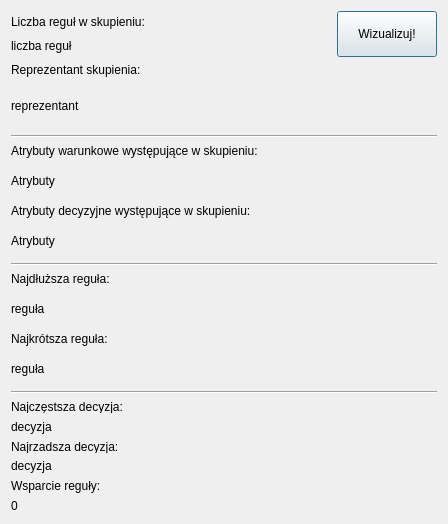
<?xml version="1.0" encoding="UTF-8"?>
<ui version="4.0">
 <class>clusterInfo_RSESRules</class>
 <widget class="QDialog" name="clusterInfo_RSESRules">
  <property name="geometry">
   <rect>
    <x>0</x>
    <y>0</y>
    <width>448</width>
    <height>524</height>
   </rect>
  </property>
  <property name="sizePolicy">
   <sizepolicy hsizetype="Preferred" vsizetype="Preferred">
    <horstretch>0</horstretch>
    <verstretch>0</verstretch>
   </sizepolicy>
  </property>
  <property name="minimumSize">
   <size>
    <width>293</width>
    <height>524</height>
   </size>
  </property>
  <property name="maximumSize">
   <size>
    <width>1000</width>
    <height>1000</height>
   </size>
  </property>
  <property name="windowTitle">
   <string>Dialog</string>
  </property>
  <layout class="QVBoxLayout" name="verticalLayout_5">
   <item>
    <layout class="QHBoxLayout" name="horizontalLayout">
     <item>
      <layout class="QVBoxLayout" name="verticalLayout">
       <item>
        <widget class="QLabel" name="labelRulesNumber">
         <property name="sizePolicy">
          <sizepolicy hsizetype="Preferred" vsizetype="Fixed">
           <horstretch>0</horstretch>
           <verstretch>0</verstretch>
          </sizepolicy>
         </property>
         <property name="text">
          <string>Liczba reguł w skupieniu:</string>
         </property>
        </widget>
       </item>
       <item>
        <widget class="QLabel" name="labelRulesNumberValue">
         <property name="sizePolicy">
          <sizepolicy hsizetype="Preferred" vsizetype="Fixed">
           <horstretch>0</horstretch>
           <verstretch>0</verstretch>
          </sizepolicy>
         </property>
         <property name="text">
          <string>liczba reguł</string>
         </property>
        </widget>
       </item>
      </layout>
     </item>
     <item>
      <spacer name="horizontalSpacer">
       <property name="orientation">
        <enum>Qt::Horizontal</enum>
       </property>
       <property name="sizeHint" stdset="0">
        <size>
         <width>40</width>
         <height>20</height>
        </size>
       </property>
      </spacer>
     </item>
     <item>
      <widget class="QPushButton" name="pushButtonVisualize">
       <property name="sizePolicy">
        <sizepolicy hsizetype="Fixed" vsizetype="Fixed">
         <horstretch>0</horstretch>
         <verstretch>0</verstretch>
        </sizepolicy>
       </property>
       <property name="minimumSize">
        <size>
         <width>100</width>
         <height>46</height>
        </size>
       </property>
       <property name="text">
        <string>Wizualizuj!</string>
       </property>
      </widget>
     </item>
    </layout>
   </item>
   <item>
    <widget class="QLabel" name="labelGroupRepresentative">
     <property name="sizePolicy">
      <sizepolicy hsizetype="Preferred" vsizetype="Fixed">
       <horstretch>0</horstretch>
       <verstretch>0</verstretch>
      </sizepolicy>
     </property>
     <property name="text">
      <string>Reprezentant skupienia:</string>
     </property>
    </widget>
   </item>
   <item>
    <widget class="QLabel" name="labelGroupRepresentativeValue">
     <property name="sizePolicy">
      <sizepolicy hsizetype="Preferred" vsizetype="Preferred">
       <horstretch>0</horstretch>
       <verstretch>0</verstretch>
      </sizepolicy>
     </property>
     <property name="minimumSize">
      <size>
       <width>275</width>
       <height>46</height>
      </size>
     </property>
     <property name="maximumSize">
      <size>
       <width>1000</width>
       <height>10000</height>
      </size>
     </property>
     <property name="text">
      <string>reprezentant</string>
     </property>
     <property name="wordWrap">
      <bool>true</bool>
     </property>
    </widget>
   </item>
   <item>
    <widget class="Line" name="line_3">
     <property name="orientation">
      <enum>Qt::Horizontal</enum>
     </property>
    </widget>
   </item>
   <item>
    <widget class="QLabel" name="labelConditionAttributes">
     <property name="sizePolicy">
      <sizepolicy hsizetype="Fixed" vsizetype="Fixed">
       <horstretch>0</horstretch>
       <verstretch>0</verstretch>
      </sizepolicy>
     </property>
     <property name="text">
      <string>Atrybuty warunkowe występujące w skupieniu:</string>
     </property>
    </widget>
   </item>
   <item>
    <widget class="QLabel" name="labelConditionAttributesValue">
     <property name="minimumSize">
      <size>
       <width>0</width>
       <height>26</height>
      </size>
     </property>
     <property name="maximumSize">
      <size>
       <width>16777215</width>
       <height>100</height>
      </size>
     </property>
     <property name="text">
      <string>Atrybuty</string>
     </property>
     <property name="wordWrap">
      <bool>true</bool>
     </property>
    </widget>
   </item>
   <item>
    <widget class="QLabel" name="labelDecisionAttribute">
     <property name="sizePolicy">
      <sizepolicy hsizetype="Fixed" vsizetype="Fixed">
       <horstretch>0</horstretch>
       <verstretch>0</verstretch>
      </sizepolicy>
     </property>
     <property name="text">
      <string>Atrybuty decyzyjne występujące w skupieniu:</string>
     </property>
    </widget>
   </item>
   <item>
    <widget class="QLabel" name="labelDecisionAttributesValue">
     <property name="maximumSize">
      <size>
       <width>16777215</width>
       <height>16777215</height>
      </size>
     </property>
     <property name="text">
      <string>Atrybuty</string>
     </property>
    </widget>
   </item>
   <item>
    <widget class="Line" name="line">
     <property name="orientation">
      <enum>Qt::Horizontal</enum>
     </property>
    </widget>
   </item>
   <item>
    <widget class="QLabel" name="labelLongestRule">
     <property name="sizePolicy">
      <sizepolicy hsizetype="Fixed" vsizetype="Fixed">
       <horstretch>0</horstretch>
       <verstretch>0</verstretch>
      </sizepolicy>
     </property>
     <property name="text">
      <string>Najdłuższa reguła:</string>
     </property>
    </widget>
   </item>
   <item>
    <widget class="QLabel" name="labelLongestRuleValue">
     <property name="text">
      <string>reguła</string>
     </property>
     <property name="wordWrap">
      <bool>true</bool>
     </property>
    </widget>
   </item>
   <item>
    <widget class="QLabel" name="labelShortestRule">
     <property name="sizePolicy">
      <sizepolicy hsizetype="Fixed" vsizetype="Fixed">
       <horstretch>0</horstretch>
       <verstretch>0</verstretch>
      </sizepolicy>
     </property>
     <property name="text">
      <string>Najkrótsza reguła:</string>
     </property>
    </widget>
   </item>
   <item>
    <widget class="QLabel" name="labelShortestRuleValue">
     <property name="maximumSize">
      <size>
       <width>16777215</width>
       <height>16777215</height>
      </size>
     </property>
     <property name="text">
      <string>reguła</string>
     </property>
    </widget>
   </item>
   <item>
    <widget class="Line" name="line_2">
     <property name="orientation">
      <enum>Qt::Horizontal</enum>
     </property>
    </widget>
   </item>
   <item>
    <layout class="QVBoxLayout" name="verticalLayout_3">
     <item>
      <widget class="QLabel" name="labelMostCommonDecision">
       <property name="maximumSize">
        <size>
         <width>16777215</width>
         <height>13</height>
        </size>
       </property>
       <property name="text">
        <string>Najczęstsza decyzja:</string>
       </property>
      </widget>
     </item>
     <item>
      <widget class="QLabel" name="labelMostCommonDecisionValue">
       <property name="maximumSize">
        <size>
         <width>16777215</width>
         <height>26</height>
        </size>
       </property>
       <property name="text">
        <string>decyzja</string>
       </property>
      </widget>
     </item>
    </layout>
   </item>
   <item>
    <layout class="QVBoxLayout" name="verticalLayout_2">
     <item>
      <widget class="QLabel" name="labelLeastCommonDecision">
       <property name="maximumSize">
        <size>
         <width>16777215</width>
         <height>13</height>
        </size>
       </property>
       <property name="text">
        <string>Najrzadsza decyzja:</string>
       </property>
      </widget>
     </item>
     <item>
      <widget class="QLabel" name="labelLeastCommonDecisionValue">
       <property name="maximumSize">
        <size>
         <width>16777215</width>
         <height>26</height>
        </size>
       </property>
       <property name="text">
        <string>decyzja</string>
       </property>
      </widget>
     </item>
    </layout>
   </item>
   <item>
    <layout class="QVBoxLayout" name="verticalLayout_4">
     <item>
      <widget class="QLabel" name="labelRuleSupport">
       <property name="sizePolicy">
        <sizepolicy hsizetype="Fixed" vsizetype="Fixed">
         <horstretch>0</horstretch>
         <verstretch>0</verstretch>
        </sizepolicy>
       </property>
       <property name="text">
        <string>Wsparcie reguły:</string>
       </property>
      </widget>
     </item>
     <item>
      <widget class="QLabel" name="labelRuleSupportValue">
       <property name="sizePolicy">
        <sizepolicy hsizetype="Fixed" vsizetype="Fixed">
         <horstretch>0</horstretch>
         <verstretch>0</verstretch>
        </sizepolicy>
       </property>
       <property name="text">
        <string>0</string>
       </property>
      </widget>
     </item>
    </layout>
   </item>
  </layout>
 </widget>
 <resources/>
 <connections/>
</ui>
